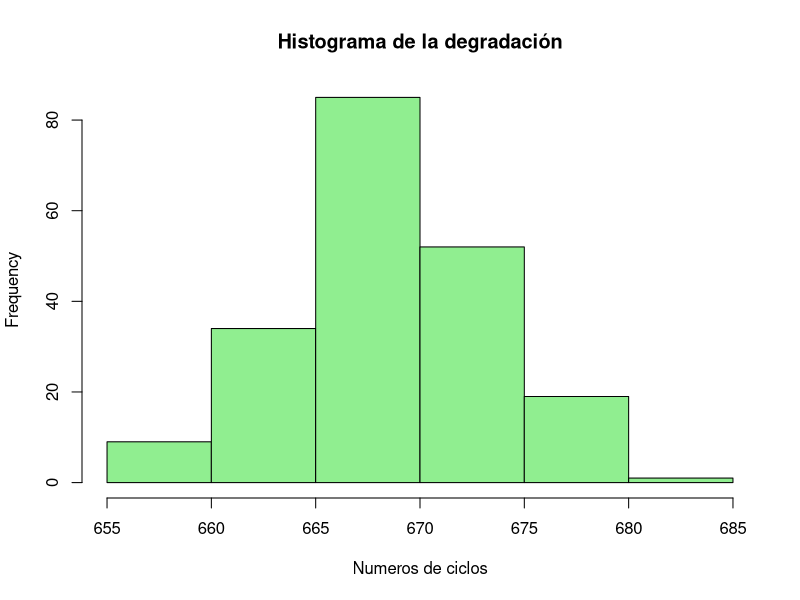
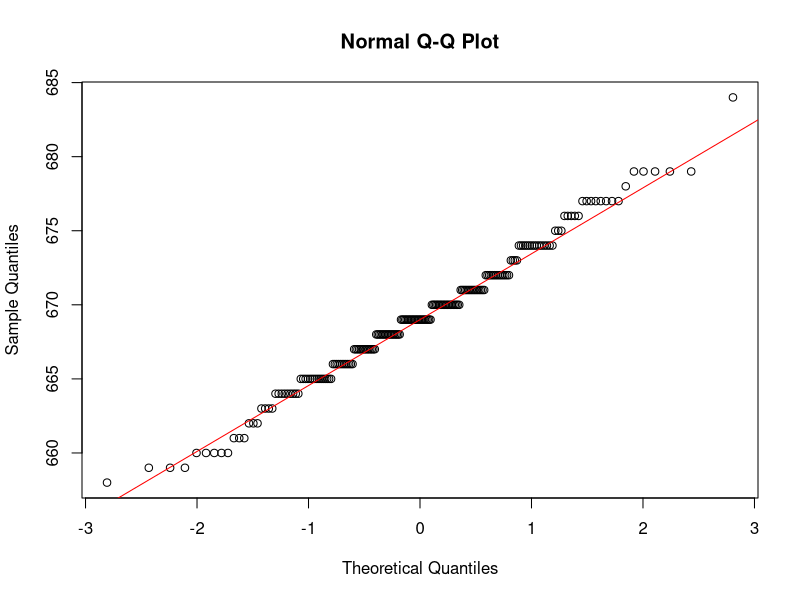
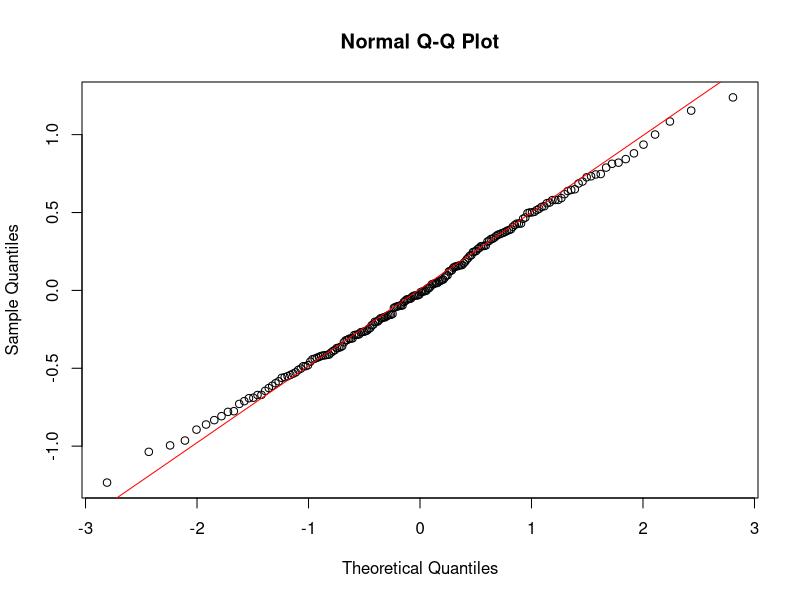
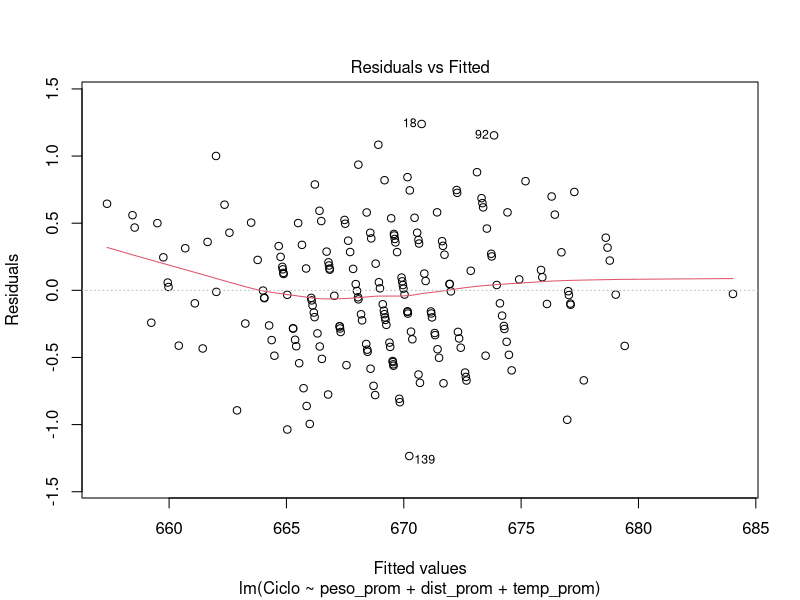
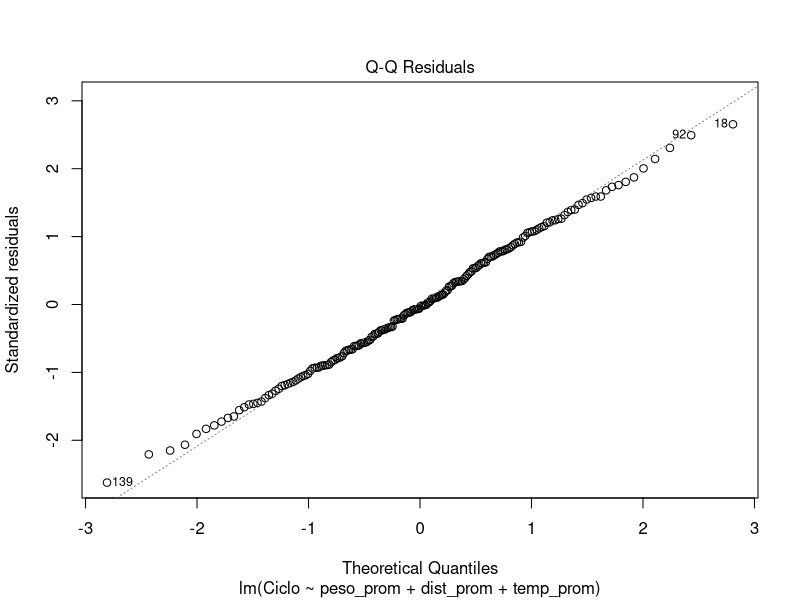
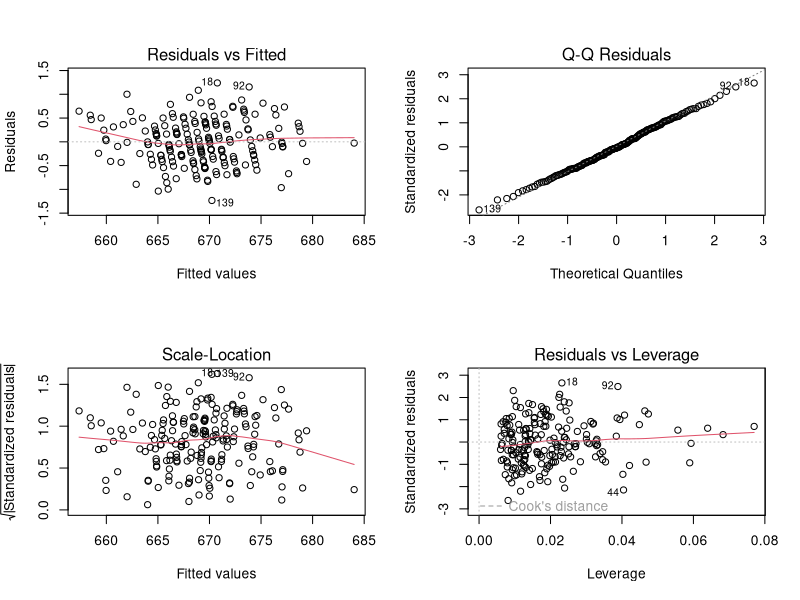
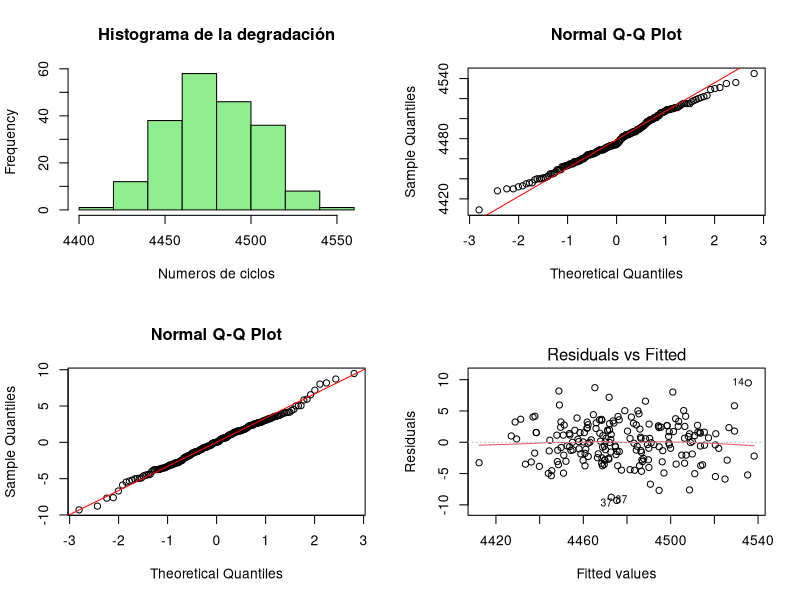
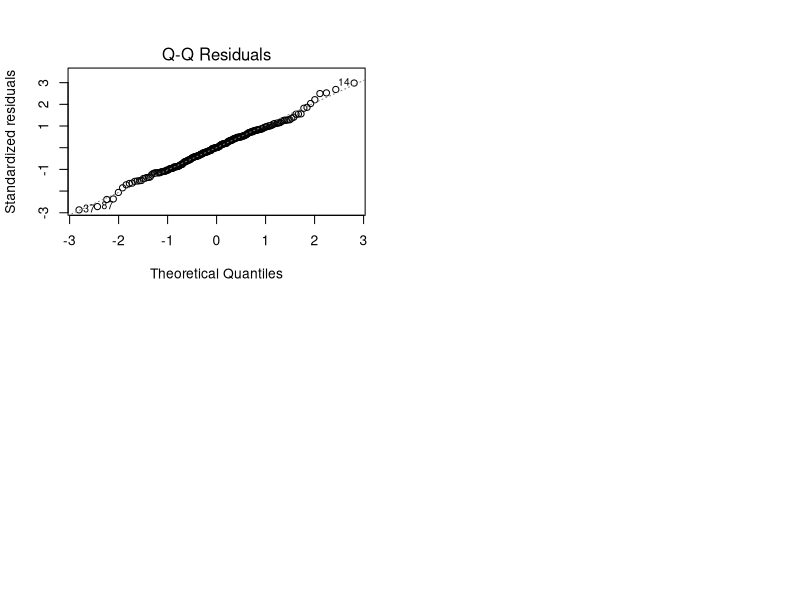

Generate these figures, in order, with R:
# =====================================================
# CASO 1: Distancia larga – Peso alto
# =====================================================

caso1 <- read.csv("dataset(largo_alto).csv")
hist(caso1$Ciclo,
     main = "Histograma de la degradación",
     xlab = "Numeros de ciclos",
     col = "lightgreen")

qqnorm(caso1$Ciclo)
qqline(caso1$Ciclo, col = "red")

shapiro.test(caso1$Ciclo)
ciclo <- caso1$Ciclo
ks.test(
  ciclo,
  "pnorm",
  mean = mean(ciclo),
  sd   = sd(ciclo)
)

modelo <- lm(Ciclo ~ peso_prom + dist_prom + temp_prom, data = caso1)
summary(modelo)
res <- residuals(modelo)
qqnorm(res)
qqline(res, col = "red")
shapiro.test(res) 
plot(modelo, which = 1)
plot(modelo, which = 2)

par(mfrow = c(2,2))
plot(modelo)

library(lmtest)
dwtest(modelo)
bptest(modelo)

shapiro.test(residuals(modelo))

library(car)
vif(modelo)

# =====================================================
# CASO_2: Distancia larga - Peso alto
# =====================================================

caso2 <- read.csv("dataset(corta_alto).csv")
hist(caso2$Ciclo,
     main = "Histograma de la degradación",
     xlab = "Numeros de ciclos",
     col = "lightgreen")

qqnorm(caso2$Ciclo)
qqline(caso2$Ciclo, col = "red")

shapiro.test(caso2$Ciclo)
ciclo <- caso2$Ciclo
ks.test(
  ciclo,
  "pnorm",
  mean = mean(ciclo),
  sd   = sd(ciclo)
)

modelo <- lm(Ciclo ~ peso_prom + dist_prom + temp_prom, data = caso2)
summary(modelo)
res <- residuals(modelo)
qqnorm(res)
qqline(res, col = "red")
shapiro.test(res) 
plot(modelo, which = 1)
plot(modelo, which = 2)

par(mfrow = c(2,2))
plot(modelo)

library(lmtest)
dwtest(modelo)
bptest(modelo)

shapiro.test(residuals(modelo))

library(car)
vif(modelo)

# =====================================================
# CASO 3: Distancia corta – Peso bajo
# =====================================================

caso3 <- read.csv("dataset(corta_bajo).csv")
hist(caso3$Ciclo,
     main = "Histograma de la degradación",
     xlab = "Numeros de ciclos",
     col = "lightgreen")

qqnorm(caso3$Ciclo)
qqline(caso3$Ciclo, col = "red")

shapiro.test(caso3$Ciclo)
ciclo <- caso3$Ciclo
ks.test(
  ciclo,
  "pnorm",
  mean = mean(ciclo),
  sd   = sd(ciclo)
)

modelo <- lm(Ciclo ~ peso_prom + dist_prom + temp_prom, data = caso3)
summary(modelo)
res <- residuals(modelo)
qqnorm(res)
qqline(res, col = "red")
shapiro.test(res) 
plot(modelo, which = 1)
plot(modelo, which = 2)

par(mfrow = c(2,2))
plot(modelo)

library(lmtest)
dwtest(modelo)
bptest(modelo)

shapiro.test(residuals(modelo))

library(car)
vif(modelo)

# =====================================================
# CASO prueba
# =====================================================

caso3 <- read.csv("prueba1.csv")
hist(caso3$Ciclo,
     main = "Histograma de la degradación",
     xlab = "Numeros de ciclos",
     col = "lightgreen")

qqnorm(caso3$Ciclo)
qqline(caso3$Ciclo, col = "red")

shapiro.test(caso3$Ciclo)
ciclo <- caso3$Ciclo
ks.test(
  ciclo,
  "pnorm",
  mean = mean(ciclo),
  sd   = sd(ciclo)
)

modelo <- lm(Ciclo ~ peso_prom + dist_prom + temp_prom, data = caso3)
summary(modelo)
res <- residuals(modelo)
qqnorm(res)
qqline(res, col = "red")
shapiro.test(res) 
plot(modelo, which = 1)
plot(modelo, which = 2)

par(mfrow = c(2,2))
plot(modelo)

library(lmtest)
dwtest(modelo)
bptest(modelo)

shapiro.test(residuals(modelo))

library(car)
vif(modelo)
